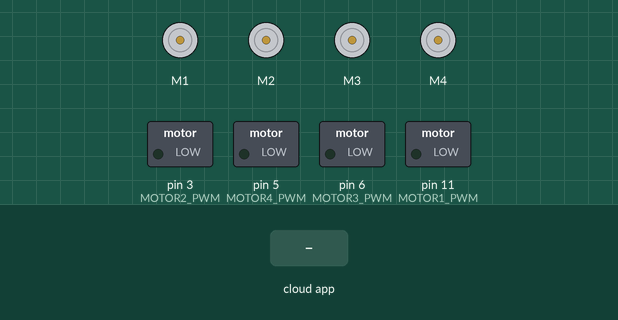
Recording of a sketch running on a simulated Arduino Uno, built with avr-gcc and run on an emulated ATmega328P. Parts: 4 × DC motor (green arrow = forward, orange = backward, longer = faster), switched loads named in the sketch (green lamp = pin HIGH). The test bench sets the inputs (shaded band). The ROS host is connected and sends only what is stated.

Above: at 1.2 s.
1.3 s: the phone or cloud app sets linear.x to -100
At 2.5 s:
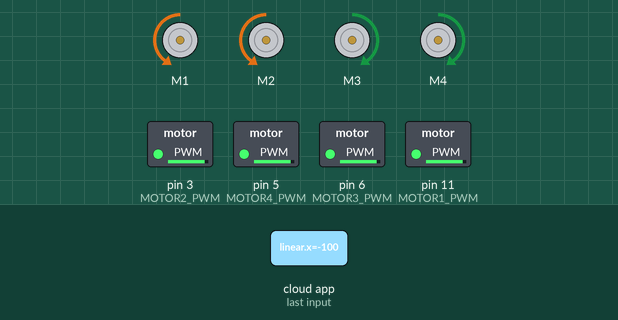
2.8 s: the phone or cloud app sets stop to 0
At 3.6 s:
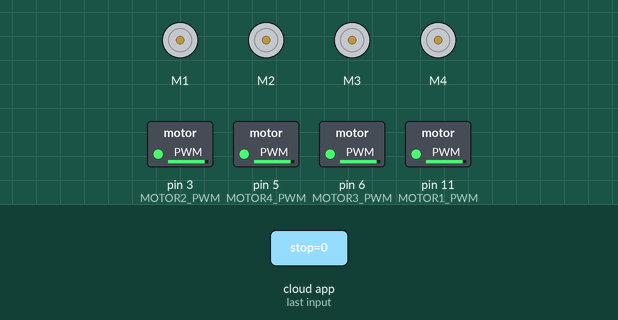
4.3 s: the phone or cloud app sets angular.z to -100
At 4.8 s:
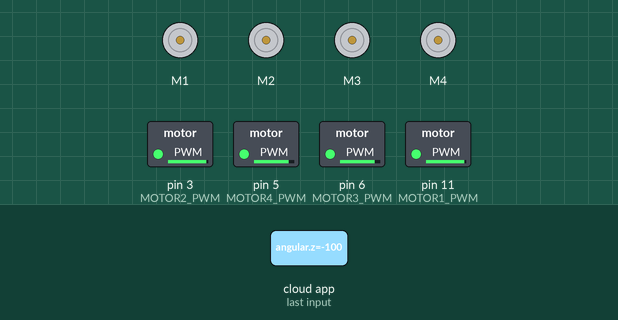
5.8 s: the phone or cloud app sets linear.x to 0
At 7.0 s:
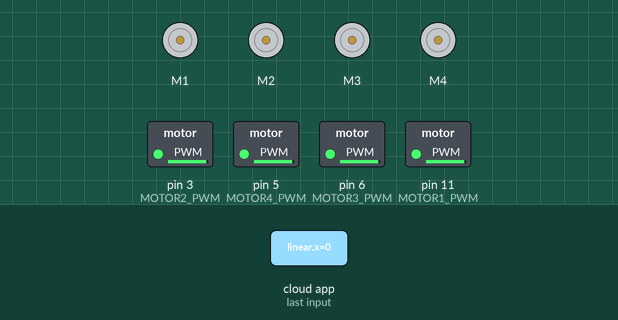
7.3 s: the phone or cloud app sets angular.z to 0
At 8.2 s:
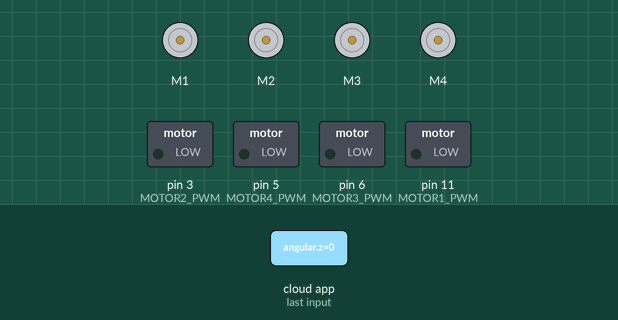
8.8 s: the phone or cloud app sets angular.z to 100
At 9.4 s:
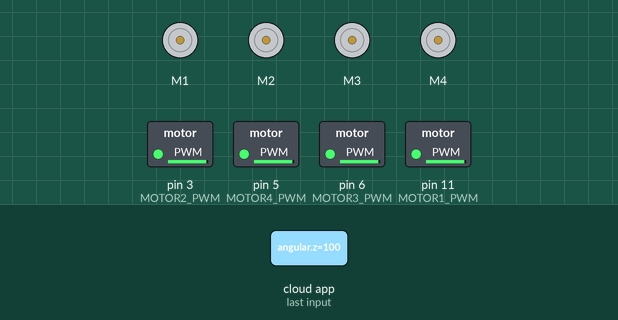
Timing chart, 0 to 11.3 s (numbered marks = the images above; inputs shaded):
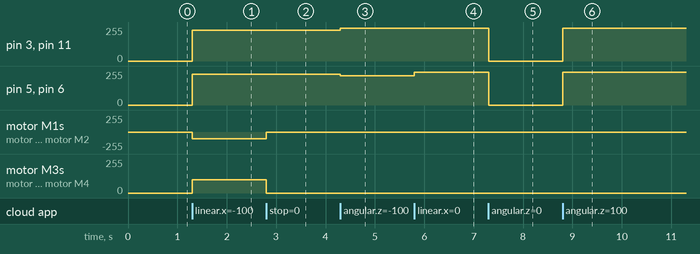

The sketch:

serbot_controller.ino
```cpp
#include <ros.h>
#include <geometry_msgs/Twist.h>
#include <std_msgs/String.h>
#include <Servo.h>
#include <SoftwareSerial.h>
#include <AFMotor.h>

#define MOTOR1_PWM 11
#define MOTOR2_PWM 3
#define MOTOR3_PWM 6
#define MOTOR4_PWM 5

//left 1 2
//right 3 4

AF_DCMotor motor_1(1);
AF_DCMotor motor_2(2);
AF_DCMotor motor_3(3);
AF_DCMotor motor_4(4);

double w_r=0, w_l=0;

//wheel_rad is the wheel radius ,wheel_sep is
double wheel_rad = 0.04, wheel_sep = 0.1;

ros::NodeHandle nh;
std_msgs::String str_msg;

double speed_ang=0, speed_lin=0;

ros::Publisher pulse_width("pulse_width", &str_msg);

void messageCb(const geometry_msgs::Twist& msg){
  speed_lin = msg.linear.x;
  speed_ang = msg.angular.z;
//  w_l = (speed_lin/wheel_rad) + ((speed_ang*wheel_sep)/(2.0*wheel_rad));
//  w_r = (speed_lin/wheel_rad) - ((speed_ang*wheel_sep)/(2.0*wheel_rad));

  w_l = 100*speed_lin + 50*speed_ang;
  w_r = 100*speed_lin - 50*speed_ang;

//  std_msgs::String str;
//  str.data = w_l.c_str();
//  pub_pulse.publish(&str);
}

void motorCb(const std_msgs::String& stop_msgs) {
   motor_1.setSpeed(0);
   motor_2.setSpeed(0);
   motor_3.setSpeed(0);
   motor_4.setSpeed(0);

   motor_1.run(RELEASE);
   motor_2.run(RELEASE);
   motor_3.run(RELEASE);
   motor_4.run(RELEASE);

    delay(1000);
}

ros::Subscriber<geometry_msgs::Twist> sub("cmd_vel", &messageCb );
ros::Subscriber<std_msgs::String> sub_stop("fullbodydetect/stop", &motorCb );

void Motors_init();
void MotorL(int Pulse_Width1);
void MotorR(int Pulse_Width2);

void setup() {
  // 문제발생시 테스트를 위해 시리얼모니터를 시작합니다.

  Motors_init();

  nh.initNode();

  nh.subscribe(sub);
  nh.subscribe(sub_stop);
  nh.advertise(pulse_width);
}


void Motors_init() {
  //핀을 초기화합니다.
  //L9110S 모터드라이버의 핀들을 출력으로 변경합니다.
   Serial.begin(57600);

   motor_1.setSpeed(100);
   motor_2.setSpeed(100);
   motor_3.setSpeed(100);
   motor_4.setSpeed(100);

   motor_1.run(RELEASE);
   motor_2.run(RELEASE);
   motor_3.run(RELEASE);
   motor_4.run(RELEASE);
}

void loop() {

  MotorL(w_l * 10);
  MotorR(w_r * 10);

  nh.spinOnce();
}

void MotorL(int Pulse_Width1) {
  if(Pulse_Width1 > 0) {

    analogWrite(MOTOR3_PWM, Pulse_Width1);
    motor_3.run(BACKWARD);

    analogWrite(MOTOR4_PWM, Pulse_Width1);
    motor_4.run(BACKWARD);
  }
  if(Pulse_Width1 < 0) {
    Pulse_Width1 = abs(Pulse_Width1);

    analogWrite(MOTOR3_PWM, Pulse_Width1);
    motor_3.run(FORWARD);

    analogWrite(MOTOR4_PWM, Pulse_Width1);
    motor_4.run(FORWARD);
  }
  if(Pulse_Width1 == 0) {

    analogWrite(MOTOR3_PWM, Pulse_Width1);
    motor_3.run(RELEASE);

    analogWrite(MOTOR4_PWM, Pulse_Width1);
    motor_4.run(RELEASE);
  }
}

void MotorR(int Pulse_Width2) {
if(Pulse_Width2 > 0) {
    analogWrite(MOTOR1_PWM, Pulse_Width2);
    motor_1.run(FORWARD);

    analogWrite(MOTOR2_PWM, Pulse_Width2);
    motor_2.run(FORWARD);
  }
  if(Pulse_Width2 < 0) {
    Pulse_Width2 = abs(Pulse_Width2);

    analogWrite(MOTOR1_PWM, Pulse_Width2);
    motor_1.run(BACKWARD);

    analogWrite(MOTOR2_PWM, Pulse_Width2);
    motor_2.run(BACKWARD);
  }
  if(Pulse_Width2 == 0) {
    analogWrite(MOTOR1_PWM, Pulse_Width2);
    motor_1.run(RELEASE);

    analogWrite(MOTOR2_PWM, Pulse_Width2);
    motor_2.run(RELEASE);
  }
}
```

Measured:
- after the input at 1.3 s, pin 3 (MOTOR2_PWM), pin 5 (MOTOR4_PWM), pin 6 (MOTOR3_PWM), pin 11 (MOTOR1_PWM): 0/255 → 232/255 at once; motor M1, motor M2: stopped → backward 100/255 at once; motor M3, motor M4: stopped → forward 100/255 at once
- after the input at 2.8 s, motor M1, motor M2: backward 100/255 → stopped at once; motor M3, motor M4: forward 100/255 → stopped at once
- after the input at 4.3 s, pin 3 (MOTOR2_PWM), pin 11 (MOTOR1_PWM): 232/255 → 244/255 at once; pin 5 (MOTOR4_PWM), pin 6 (MOTOR3_PWM): 232/255 → 220/255 at once
- after the input at 5.8 s, pin 5 (MOTOR4_PWM), pin 6 (MOTOR3_PWM): 220/255 → 244/255 at once
- after the input at 7.3 s, pin 3 (MOTOR2_PWM), pin 5 (MOTOR4_PWM), pin 6 (MOTOR3_PWM), pin 11 (MOTOR1_PWM): 244/255 → 0/255 at once
- after the input at 8.8 s, pin 3 (MOTOR2_PWM), pin 5 (MOTOR4_PWM), pin 6 (MOTOR3_PWM), pin 11 (MOTOR1_PWM): 0/255 → 244/255 at once
